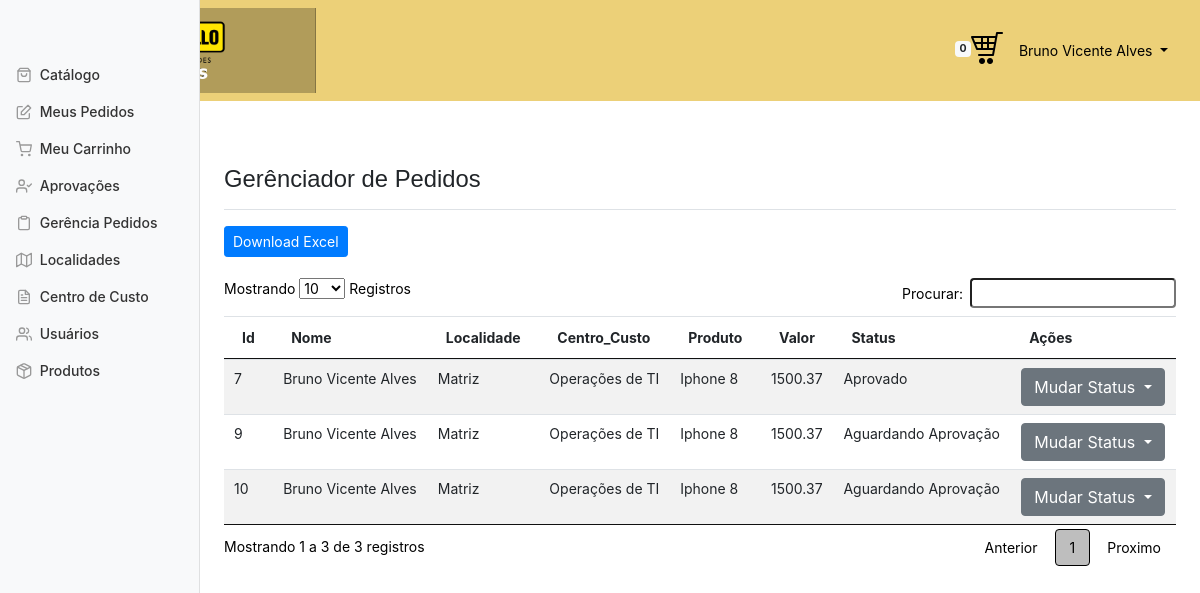
The app's page /gerenciador_pedidos.php (signed in) with its own data.
### tables this page shows
CREATE TABLE `centro_custo` (
  `id_custo` int(11) NOT NULL,
  `nome_custo` varchar(60) DEFAULT NULL,
  `chefe_custo` varchar(60) DEFAULT NULL
);

CREATE TABLE `pedidos` (
  `id_pedido` int(11) NOT NULL,
  `usuarios_id` int(11) NOT NULL,
  `status_id_status` int(11) NOT NULL,
  `produtos_id_produtos` int(11) NOT NULL,
  `data` date DEFAULT NULL
);

CREATE TABLE `usuarios` (
  `id` int(11) NOT NULL,
  `nome` varchar(60) DEFAULT NULL,
  `email` varchar(60) DEFAULT NULL,
  `senha` varchar(60) DEFAULT NULL,
  `nivel_acesso` int(11) NOT NULL,
  `localidade_id_localidade` int(11) NOT NULL,
  `centro_custo_id_custo` int(11) NOT NULL
);

CREATE TABLE `localidade` (
  `id_localidade` int(11) NOT NULL,
  `nome_localidade` varchar(45) DEFAULT NULL
);

CREATE TABLE `produtos` (
  `id_produto` int(11) NOT NULL,
  `nome_produto` varchar(100) DEFAULT NULL,
  `valor_produto` decimal(8,2) DEFAULT NULL,
  `parcela_produto` int(11) DEFAULT NULL,
  `valor_parcela_produto` decimal(8,2) DEFAULT NULL,
  `brev_desc_produto` varchar(1000) DEFAULT NULL,
  `desc_completa_produto` varchar(1500) DEFAULT NULL,
  `foto_1` varchar(60) DEFAULT NULL,
  `foto_2` varchar(60) DEFAULT NULL,
  `foto_3` varchar(60) DEFAULT NULL
);

CREATE TABLE `status` (
  `id_status` int(11) NOT NULL,
  `nome_status` varchar(45) DEFAULT NULL
);

### gerenciador_pedidos.php (the view, shortened to what this page needs)
<!doctype html>
<html lang="br">
  <head>
	<link href="css/dataTables.min.css" rel="stylesheet">
    <link href="css/painel.css" rel="stylesheet">
    <link href="dashboard.css" rel="stylesheet">
  </head>
  <body>
   <nav class="navbar navbar-expand navbar-light "style="background-color: #ECD078;>
		<nav class="navbar navbar-inverse">
			  <div class="container-fluid">
					<div class="navbar-header">
					   <a class="navbar-brand" href="catalago.php"><img width="70%" height="50%" src="img/logo.png"></a>
					</div>
					<ul class="nav navbar-right">
					  <li><span class="badge badge-light"><?=$_SESSION['contadorcarrinho']?></span><a href="carrinho_compras.php"><img src="img/carrinho.nav2.png" ></a></li>
					  <li><a><span class="glyphicon glyphicon-log-in"></span>
									<ul class="nav justify-content-end">
										<li class="nav-item dropdown">
											<a class="nav-link dropdown-toggle menu-header" href="#" id="navbarDropdownMenuLink" data-toggle="dropdown">
												<span class="d-none d-sm-inline"><?php echo $_SESSION['usuarioNome']; ?> </span>
											</a>
										</li>
									</ul>
							</a>
						</li>
					</ul>
			  </div>
		</nav>
    <div class="container-fluid">
      <div class="row">
        <nav class="col-md-2 d-none d-md-block bg-light sidebar">
						<div class="sidebar-sticky">
						   <ul class="nav flex-column">
								<?php
								include_once("menu.php");
								 ?>
							</ul>
						</div>
					</nav>
				<main role="main" class="col-md-5 ml-sm-auto col-lg-10 px-4">
					  <div class="d-flex justify-content-between flex-wrap flex-md-nowrap align-items-center pt-3 pb-2 mb-3 border-bottom">
						 <h2 style="font-family:Helvetica;font-size:170%;" >Gerênciador de Pedidos</h2>
					  </div>
					  <?php
					   include_once("conexao.php");
					  $sql_pedidos = "SELECT id_pedido,nome,nome_localidade,nome_custo,nome_produto,parcela_produto,valor_parcela_produto,valor_produto,nome_status
					FROM centro_custo ce INNER JOIN usuarios u on ce.id_custo = u.centro_custo_id_custo INNER JOIN localidade l on u.localidade_id_localidade = l.id_localidade
					INNER JOIN pedidos p on u.Id = p.usuarios_Id INNER JOIN produtos pr on p.produtos_id_produtos = pr.id_produto INNER JOIN status s on p.status_id_status =  s.id_status ";
					$resultado1 = mysqli_query($conn,$sql_pedidos);
						$numRegistros = mysqli_num_rows($resultado1);
					   if($numRegistros!=0){
					  ?>
				  <div>
					  <a href="gerador_csv.php" class="btn btn-primary btn-sm" role="button" aria-pressed="true">Download Excel</a>
					  <br>
					  <br>
					  <table id="minhaTabela" class="table table-striped table-responsive-xl" >
							<thead>
							  <tr>
									<th>Id</th>
									<th>Nome</th>
									<th>Localidade</th>
									<th>Centro_Custo</th>
									<th>Produto</th>
									<th>Valor</th>
									<th>Status</th>
									<th>Ações</th>
								</tr>
							</thead>
								<tbody>
										<?php
										  while($linhas=mysqli_fetch_array($resultado1)){
											  ?>
										  <tr>
												<td><?=$linhas['id_pedido']?></td>
												<td><?=$linhas['nome']?></td>
												<td><?=$linhas['nome_localidade']?></td>
												<td><?=$linhas['nome_custo']?></td>
												<td><?=$linhas['nome_produto']?></td>
												<td><?=$linhas['valor_produto']?></td>
												<td><?=$linhas['nome_status']?></td>
												<td>
												<div class="btn-group">
													  <button type="button" class="btn btn-secondary dropdown-toggle" data-toggle="dropdown" aria-haspopup="true" aria-expanded="false">
														Mudar Status
													  </button>
													</div>
												</td>
										  </tr>
										  <?php
											}
											?>
									</tbody>
						  </table>
					  </div>
				</main>
				<?php
				   }else{
					   echo' <div class="alert alert-secondary" role="alert">
										Voce não tem solicitações de pedidos
                                   </div>';
				   }
				?>
			  </div>
			</div>
  </body>
</html>

### css/dashboard.css (style rules this page uses)
body { font-size: .875rem; }
.sidebar { position: fixed; top: 0; bottom: 0; left: 0; z-index: 100; padding: 48px 0 0; box-shadow: inset -1px 0 0 rgba(0, 0, 0, .1); }
.sidebar-sticky { position: relative; top: 0; height: calc(100vh - 48px); padding-top: .5rem; overflow-x: hidden; overflow-y: auto; }
[role="main"] { padding-top: 48px; }
.navbar-brand { padding-top: .75rem; padding-bottom: .75rem; font-size: 1rem; background-color: rgba(0, 0, 0, .25); box-shadow: inset -1px 0 0 rgba(0, 0, 0, .25); }
.border-bottom { border-bottom: 1px solid #e5e5e5; }

### records on screen
centro_custo: pedidos.id_pedido "7", usuarios.nome "Bruno Vicente Alves", localidade.nome_localidade "Matriz", nome_custo "Operações de TI", produtos.nome_produto "Iphone 8", produtos.valor_produto "1500.37", status.nome_status "Aprovado", pedidos.id_pedido "9", status.nome_status "Aguardando Aprovação", pedidos.id_pedido "10"

### other values on screen
$_SESSION['contadorcarrinho'] "0"
$_SESSION['usuarioNome'] "Bruno Vicente Alves"
